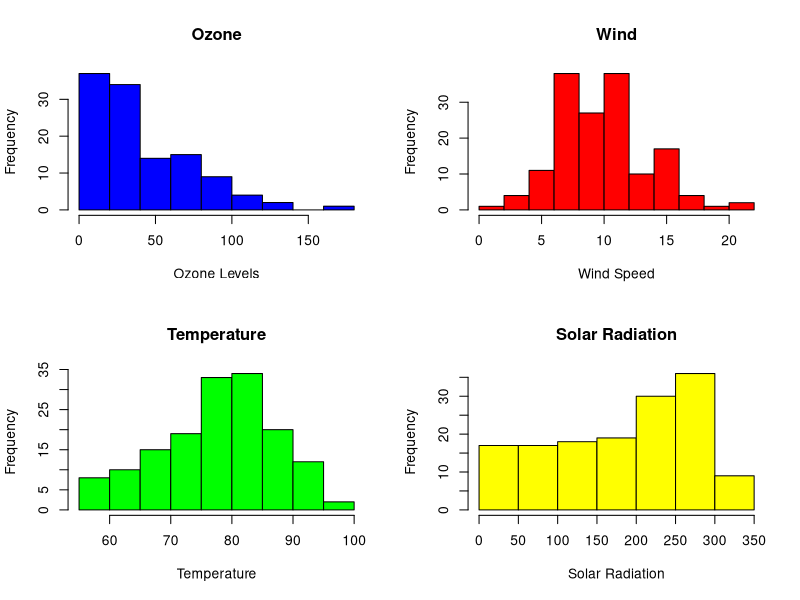
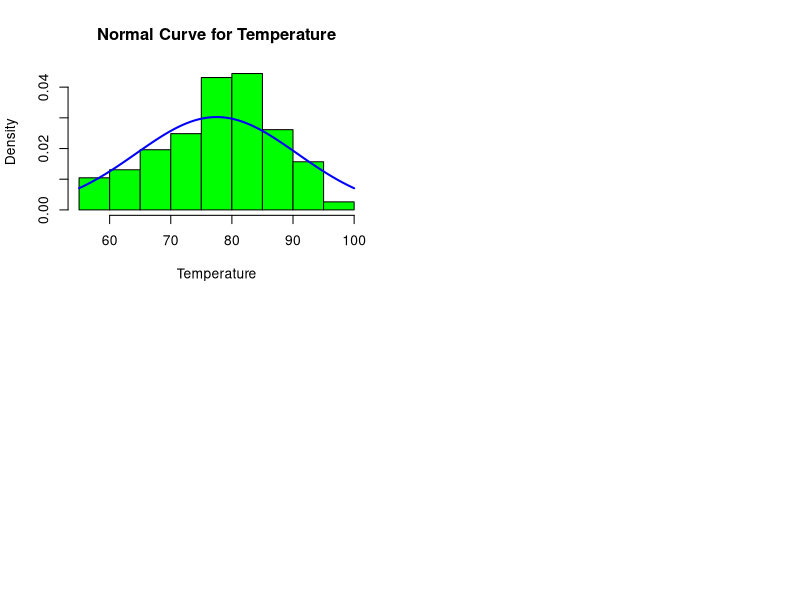
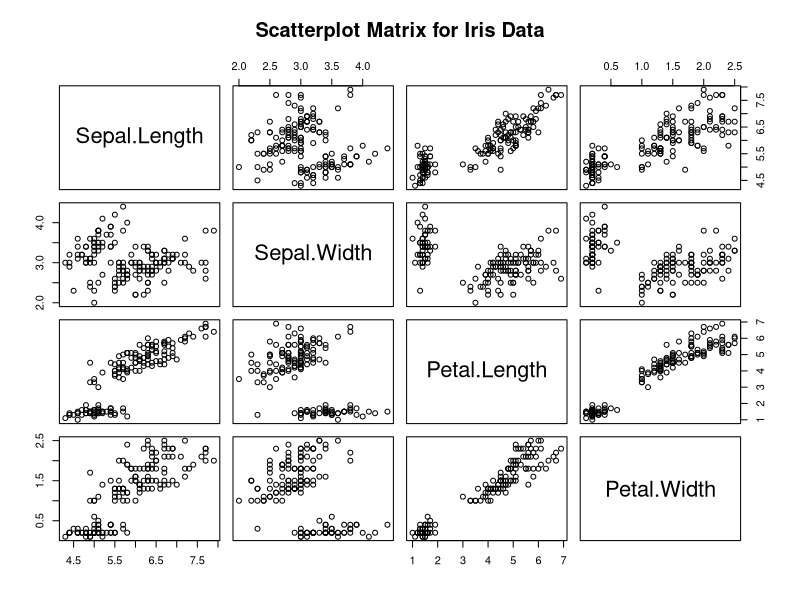
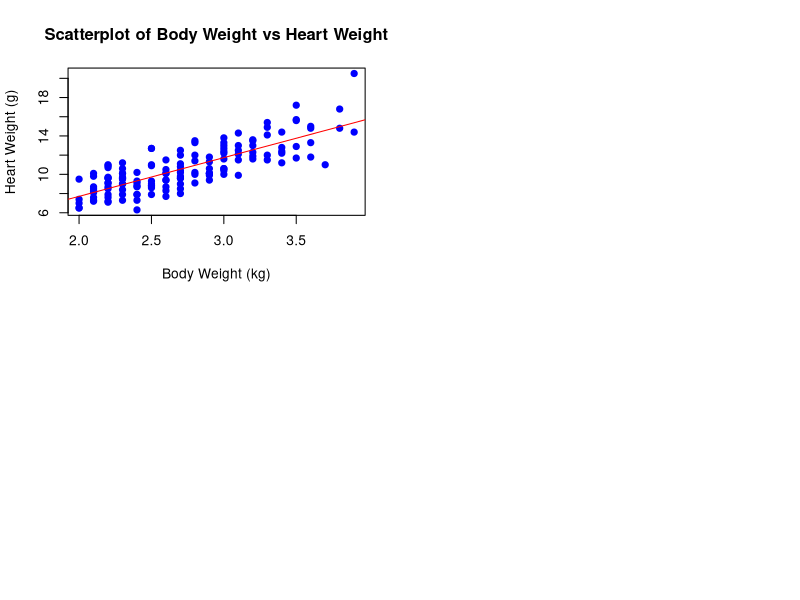

These figures' R source, in order:
# Exercise 1: Airquality Data Analysis

# Load the airquality dataset
data(airquality)

# a)
summary_data <- summary(airquality, na.rm = TRUE)
summary_data

# b)
par(mfrow=c(2, 2))
hist(airquality$Ozone, main = "Ozone", xlab = "Ozone Levels", col = "blue", breaks = 10)
hist(airquality$Wind, main = "Wind", xlab = "Wind Speed", col = "red", breaks = 10)
hist(airquality$Temp, main = "Temperature", xlab = "Temperature", col = "green", breaks = 10)
hist(airquality$Solar.R, main = "Solar Radiation", xlab = "Solar Radiation", col = "yellow", breaks = 10)

# c) 
x <- airquality$Temp
hist(x, freq = FALSE, main = "Normal Curve for Temperature", xlab = "Temperature", col = "green")
curve(dnorm(x, mean = mean(x, na.rm = TRUE), sd = sd(x, na.rm = TRUE)), add = TRUE, col = "blue", lwd = 2)

####################################################################################################################

# Exercise 2: Scatter Plot Matrix for the Iris Dataset

# Load the iris dataset
data(iris)

pairs(~Sepal.Length + Sepal.Width + Petal.Length + Petal.Width, data = iris, main = "Scatterplot Matrix for Iris Data")

####################################################################################################################

# Exercise 3: Cats Data Analysis

# Load the cats dataset
library(MASS)
data(cats)

# a)
plot(cats$Bwt, cats$Hwt, main = "Scatterplot of Body Weight vs Heart Weight", xlab = "Body Weight (kg)", ylab = "Heart Weight (g)", col = "blue", pch = 19)

# b) 
model <- lm(Hwt ~ Bwt, data = cats)
summary(model)
abline(model, col = "red")

# c) 
rsquared <- summary(model)$r.squared
rsquared

# d) 
anova(model)

# e) 
new_data <- data.frame(Bwt = 2.52)
predicted_Hwt <- predict(model, newdata = new_data)
predicted_Hwt






  